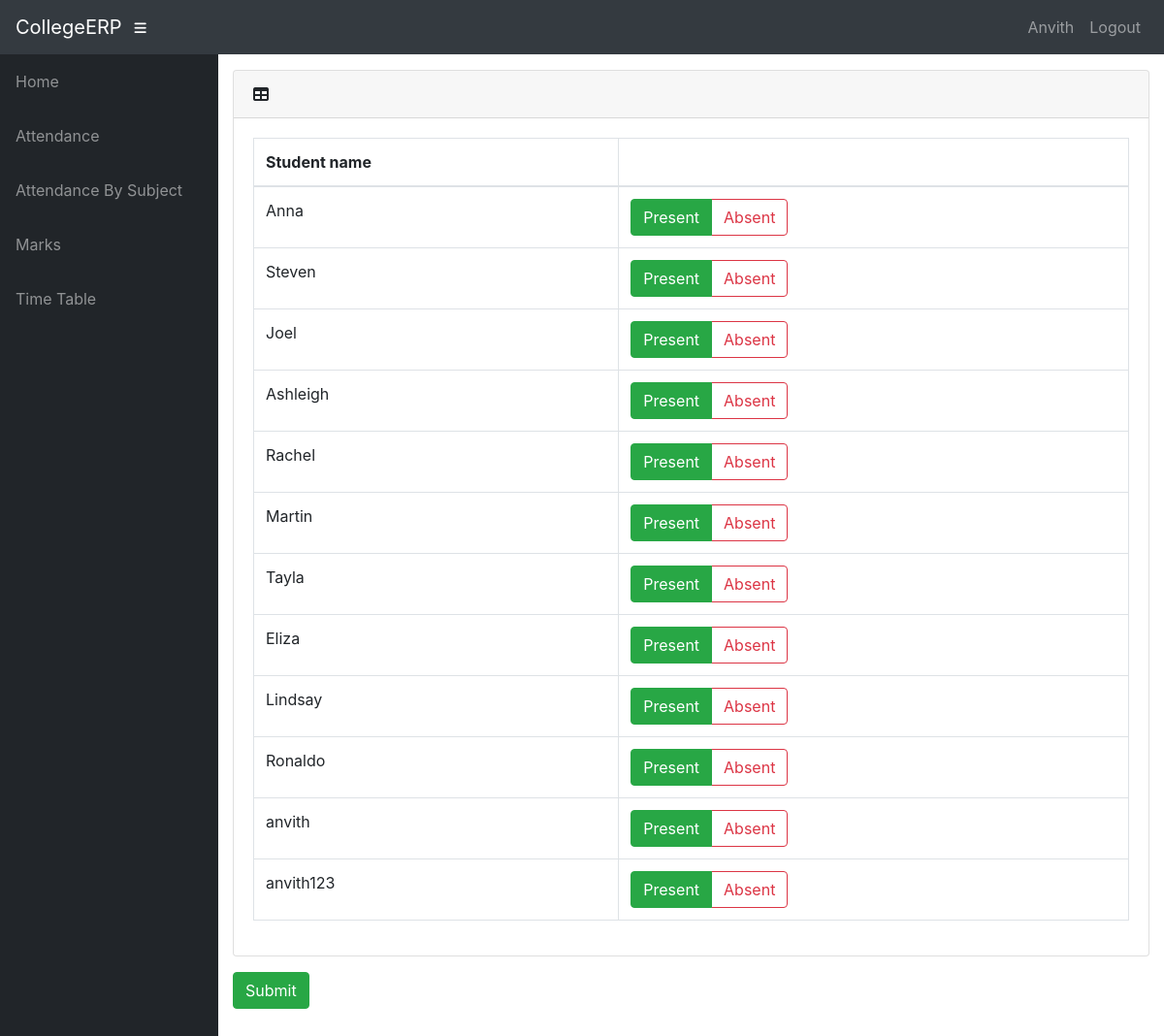
The app's page /info/teacher/1111/attendance/ (signed in) with its own data.
### info/models.py (models this page shows, shortened)
class User(AbstractUser):
    @property
    def is_student(self):
        if hasattr(self, 'student'):
            return True
        return False

class Student(models.Model):
    user = models.OneToOneField(User, on_delete=models.CASCADE, null=True)
    class_id = models.ForeignKey(Class, on_delete=models.CASCADE, default=1)
    USN = models.CharField(primary_key='True', max_length=100)
    name = models.CharField(max_length=200)
    sex = models.CharField(max_length=50, choices=sex_choice, default='Male')
    DOB = models.DateField(default='1998-01-01')

### info/views.py (the view)
# urls.py: path('teacher/<int:ass_c_id>/attendance/', views.t_attendance, name='t_attendance'),
@login_required()
def t_attendance(request, ass_c_id):
    assc = get_object_or_404(AttendanceClass, id=ass_c_id)
    ass = assc.assign
    c = ass.class_id
    context = {
        'ass': ass,
        'c': c,
        'assc': assc,
    }
    return render(request, 'info/t_attendance.html', context)

### info/templates/info/t_attendance.html (shortened to what this page needs)
{% extends 'info/base.html' %}
{% block content %}
{% if c.student_set.all %}
<form action="{% url 'confirm' assc.id %}" method="post">
    <div class="card mb-3">
        <div class="card-header">
          <i class="fas fa-table"></i>
         <b>{{ dept1.name }}</b></div>
        <div class="card-body">
          <div class="table-responsive">
            <table class="table table-bordered" id="dataTable" width="100%" cellspacing="0">
              <thead>
                <tr>
                    <th>Student name</th>
                    <th></th>
                </tr>
              </thead>
                <tbody>
                {% for s in c.student_set.all %}
                    <tr>
                    <td>{{s.name}}</td>
                    <td>
                        <div class="btn-group btn-group-toggle" data-toggle="buttons">
                                <label class="btn btn-outline-success active">
                                    <input type="radio" name="{{ s.USN }}" id="option1" autocomplete="off" value="present" checked> Present
                                </label>
                                <label class="btn btn-outline-danger">
                                    <input type="radio" name="{{ s.USN }}" id="option2" autocomplete="off" value="absent"> Absent
                                </label>
                        </div>
                    </td>
                    </tr>
                {% endfor %}
                </tbody>
            </table>
          </div>
        </div>
      </div>
    <input class="btn btn-success" type="submit" value="Submit">
</form>
{% else %}
    <p>No students in Class</p>
{% endif %}
{% endblock %}

### info/templates/info/base.html (shortened to what this page needs)
<!DOCTYPE html>
<html lang="en">
  <head>
      {% load static %}
    <link href="{% static '/info/bootstrap/vendor/bootstrap/css/bootstrap.min.css' %}" rel="stylesheet">
    <link href="{% static '/info/bootstrap/vendor/fontawesome-free/css/all.min.css' %}" rel="stylesheet" type="text/css">
    <link href="{% static '/info/bootstrap/vendor/datatables/dataTables.bootstrap4.css' %}" rel="stylesheet">
    <link href="{% static '/info/bootstrap/css/sb-admin.css' %}" rel="stylesheet">
  </head>
  <body id="page-top">
    <nav class="navbar navbar-expand navbar-dark bg-dark static-top">
      <a class="navbar-brand mr-1" href="{% url 'index' %}">CollegeERP</a>
      <button class="btn btn-link btn-sm text-white order-1 order-sm-0" id="sidebarToggle" href="#">
        <i class="fas fa-bars"></i>
      </button>
        <div class="collapse navbar-collapse" id="navbarResponsive">
          <ul class="navbar-nav ml-auto">
            <li class="nav-item">
                {% if request.user.is_student %}
                    <a class="nav-link text-capitalize">{{ request.user.student.name }}</a>
                {% elif request.user.is_teacher %}
                    <a class="nav-link text-capitalize">{{ request.user.teacher.name }}</a>
                {% endif %}
            </li>
            <li class="nav-item">
                <a class="nav-link" href="#" data-toggle="modal" data-target="#logoutModal">Logout</a>
            </li>
          </ul>
        </div>
    </nav>
    <div id="wrapper">
      <ul class="sidebar navbar-nav">
            <li class="nav-item">
              <a class="nav-link" href="{% url 'index' %}">
                <span>Home</span>
              </a>
            </li>
        {% if request.user.is_student %}
            <li class="nav-item">
              <a class="nav-link" href="{% url 'attendance' request.user.student.USN %}">
                <span>Attendance</span>
              </a>
            </li>
            <li class="nav-item">
              <a class="nav-link" href="{% url 'attendance' request.user.student.USN %}">
                <span>Attendance By Subject</span>
              </a>
            </li>
            <li class="nav-item">
              <a class="nav-link" href="{% url 'marks_list' request.user.student.USN %}">
                <span>Marks</span>
              </a>
            </li>
              <li class="nav-item">
              <a class="nav-link" href="{% url 'timetable' request.user.student.class_id_id %}">
                <span>Time Table</span>
              </a>
            </li>
        {% endif %}
      </ul>
      <div id="content-wrapper">
        <div class="container-fluid">
            {% block content %}
            {% endblock %}
        </div>
      </div>
    </div>
  </body>
</html>

### records on screen
User: user.student.name "Anvith"
Student: name "Anna"
Student: name "Steven"
Student: name "Joel"
Student: name "Ashleigh"
Student: name "Rachel"
Student: name "Martin"
Student: name "Tayla"
Student: name "Eliza"
Student: name "Lindsay"
Student: name "Ronaldo"
Student: name "anvith"
Student: name "anvith123"
